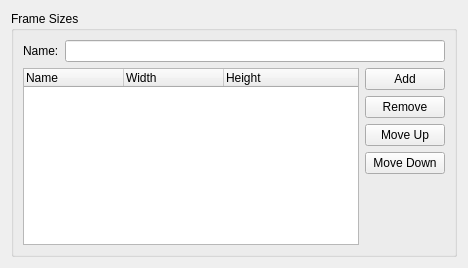
<?xml version="1.0" encoding="UTF-8"?>
<ui version="4.0">
 <class>FrameConfig</class>
 <widget class="QWidget" name="FrameConfig">
  <property name="geometry">
   <rect>
    <x>0</x>
    <y>0</y>
    <width>468</width>
    <height>268</height>
   </rect>
  </property>
  <property name="windowTitle">
   <string notr="true"/>
  </property>
  <layout class="QGridLayout" name="gridLayout">
   <property name="spacing">
    <number>0</number>
   </property>
   <item row="0" column="1">
    <widget class="QGroupBox" name="groupBox">
     <property name="title">
      <string>Frame Sizes</string>
     </property>
     <layout class="QVBoxLayout" name="verticalLayout">
      <item>
       <layout class="QFormLayout" name="formLayout_3">
        <item row="0" column="0">
         <widget class="QLabel" name="label">
          <property name="text">
           <string comment="The name of the new item">Name:</string>
          </property>
          <property name="buddy">
           <cstring>sizeEdit</cstring>
          </property>
         </widget>
        </item>
        <item row="0" column="1">
         <widget class="KLineEdit" name="sizeEdit"/>
        </item>
       </layout>
      </item>
      <item>
       <layout class="QGridLayout" name="gridLayout_3">
        <property name="spacing">
         <number>-1</number>
        </property>
        <item row="0" column="0" rowspan="5">
         <widget class="QTreeWidget" name="sizeTree">
          <property name="alternatingRowColors">
           <bool>true</bool>
          </property>
          <property name="selectionBehavior">
           <enum>QAbstractItemView::SelectRows</enum>
          </property>
          <property name="rootIsDecorated">
           <bool>false</bool>
          </property>
          <column>
           <property name="text">
            <string comment="The name of the item">Name</string>
           </property>
          </column>
          <column>
           <property name="text">
            <string comment="the width of the frame">Width</string>
           </property>
          </column>
          <column>
           <property name="text">
            <string comment="the height of the frame">Height</string>
           </property>
          </column>
         </widget>
        </item>
        <item row="0" column="1">
         <widget class="QPushButton" name="addButton">
          <property name="toolTip">
           <string/>
          </property>
          <property name="text">
           <string>Add</string>
          </property>
         </widget>
        </item>
        <item row="1" column="1">
         <widget class="QPushButton" name="removeButton">
          <property name="text">
           <string>Remove</string>
          </property>
         </widget>
        </item>
        <item row="2" column="1">
         <widget class="QPushButton" name="upButton">
          <property name="text">
           <string>Move Up</string>
          </property>
         </widget>
        </item>
        <item row="3" column="1">
         <widget class="QPushButton" name="downButton">
          <property name="text">
           <string>Move Down</string>
          </property>
         </widget>
        </item>
        <item row="4" column="1">
         <spacer name="verticalSpacer">
          <property name="orientation">
           <enum>Qt::Vertical</enum>
          </property>
          <property name="sizeHint" stdset="0">
           <size>
            <width>20</width>
            <height>40</height>
           </size>
          </property>
         </spacer>
        </item>
       </layout>
      </item>
     </layout>
    </widget>
   </item>
  </layout>
 </widget>
 <customwidgets>
  <customwidget>
   <class>KLineEdit</class>
   <extends>QLineEdit</extends>
   <header>klineedit.h</header>
  </customwidget>
 </customwidgets>
 <resources/>
 <connections/>
</ui>
